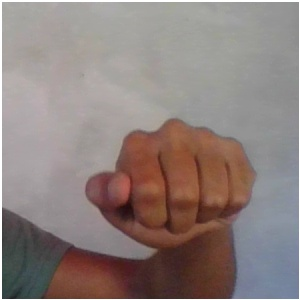
#> input picture thumbnails/down.jpg, 300 x 300 px, given in place of the camera
$ python gather_images.py
#> lines starting #> are read from the running program, lines starting #| are printed output that depends on the picture; after the words box and inside, x2 and y2 are one past the last pixel; in counts of white or black regions, pixels touching at a corner belong together
import cv2
import os
import numpy as np

print("Enter the label name:- up, down, left,right,none")
label_name = input("Enter the label name:-")
#> the answer given: thumbnails/down.jpg
num_samples = int(input("Enter the number of samples:- "))
#> the answer given: 3

IMG_SAVE_PATH = 'train_images'
IMG_CLASS_PATH = os.path.join(IMG_SAVE_PATH, label_name)

def preprocess_image(img):
    blur = cv2.GaussianBlur(img,(3,3),0)
    hsv = cv2.cvtColor(blur, cv2.COLOR_BGR2HSV)

    mask = cv2.inRange(hsv,np.array([2,0,0]),np.array([20,255,255]))
    kernel = np.ones((5,5))

    # Apply morphological transformations to filter out the background noise
    dilation = cv2.dilate(mask, kernel, iterations=1)
    # erosion = cv2.erode(dilation, kernel, iterations=1)

    # Apply Gaussian Blur and Threshold
    # filtered = cv2.GaussianBlur(mask, (3, 3), 0)
    ret, thresh = cv2.threshold(dilation, 70, 255, cv2.THRESH_BINARY)

    return thresh

def p2(img):
    kernel = np.ones((5,5),np.uint8)

    frame2 = cv2.cvtColor(img, cv2.COLOR_BGR2HLS)
    lb = np.array([0,77,0])
    ub = np.array([255,255,255])
    mask = cv2.inRange(frame2, lb, ub)
    opening = cv2.morphologyEx(mask, cv2.MORPH_OPEN, kernel)
    img = cv2.cvtColor(opening,cv2.COLOR_BGR2RGB)
    return img

try:
    os.mkdir(IMG_SAVE_PATH)
except FileExistsError:
    pass
try:
    os.mkdir(IMG_CLASS_PATH)
except FileExistsError:
    print("{} directory already exists.".format(IMG_CLASS_PATH))
    print("All images gathered will be saved along with existing items in this folder")

cap = cv2.VideoCapture(0)

start = False
count = 0

while True:
    ret, frame = cap.read()
#> frame is the input picture: shape (300, 300, 3); mean B, G, R 125.1, 128.3, 141.5
    if not ret:
        continue

    if count == num_samples:
        break

    frame = cv2.flip(frame,1)
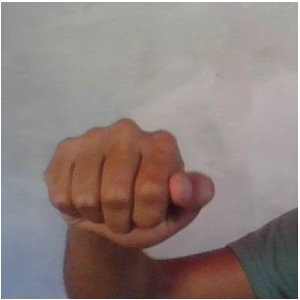
#> frame: shape (300, 300, 3); mean B, G, R 125.1, 128.3, 141.5
    cv2.rectangle(frame, (300, 50), (600, 350), (255, 255, 255), 2)
#> frame: shape (300, 300, 3); 0.21% of pixels changed, all inside (x1, y1, x2, y2) = (299, 50, 300, 300)
    # thresh = preprocess_image(frame)

    if start:
        roi = frame[50:350, 300:600]
        save_path = os.path.join(IMG_CLASS_PATH, '{}.jpg'.format(count + 1))
        cv2.imwrite(save_path, roi)
        count += 1

    font = cv2.FONT_HERSHEY_SIMPLEX
    cv2.putText(frame, "Collecting {}".format(count),
            (5, 50), font, 0.7, (0, 255, 255), 2, cv2.LINE_AA)
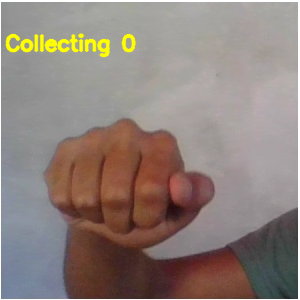
#> frame: shape (300, 300, 3); mean B, G, R 123.2, 129.5, 142.8

    # p2img = p2(frame)
    # cv2.imshow("p2",p2img)
    # cv2.imshow("thresh",thresh)
    cv2.imshow("Collecting images", frame)

    k = cv2.waitKey(10)
#> (key q is pressed here)
    if k == ord('a'):
        start = not start

    if k == ord('q'):
        break

print("\n{} image(s) saved to {}".format(count, IMG_CLASS_PATH))
cap.release()
cv2.destroyAllWindows()

$ run again, on thumbnails/left.jpg
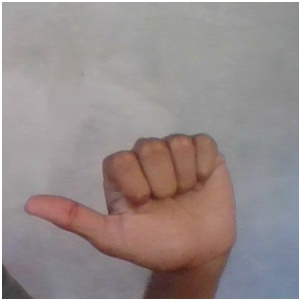
#> input picture thumbnails/left.jpg, 300 x 300 px, given in place of the camera
#> frame is the input picture: shape (300, 300, 3); mean B, G, R 138.5, 139.6, 150
#> `frame = cv2.flip(frame,1)`:
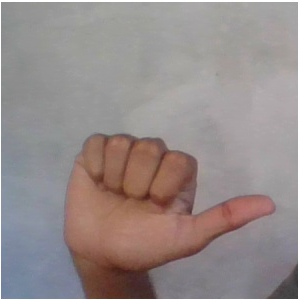
#> frame: shape (300, 300, 3); mean B, G, R 138.5, 139.6, 150
#> `cv2.putText(frame, "Collecting {}".format(count), (5, 50), font, 0.7, ..`:
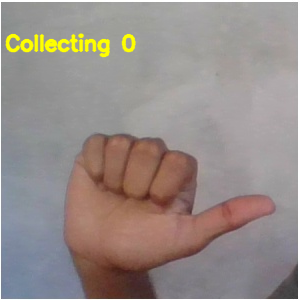
#> frame: shape (300, 300, 3); mean B, G, R 136.6, 140.9, 151.3

$ run again, on thumbnails/right.jpg
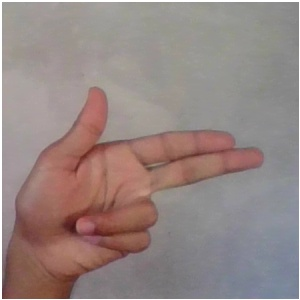
#> input picture thumbnails/right.jpg, 300 x 300 px, given in place of the camera
#> frame is the input picture: shape (300, 300, 3); mean B, G, R 131.1, 134, 149.6
#> `frame = cv2.flip(frame,1)`:
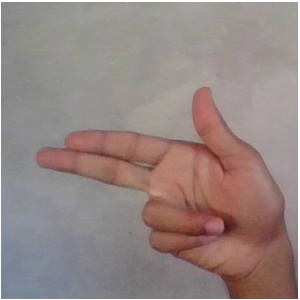
#> frame: shape (300, 300, 3); mean B, G, R 131.1, 134, 149.6
#> `cv2.putText(frame, "Collecting {}".format(count), (5, 50), font, 0.7, ..`:
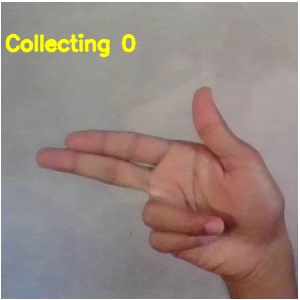
#> frame: shape (300, 300, 3); mean B, G, R 129.3, 135.4, 151

$ run again, on thumbnails/up.jpg
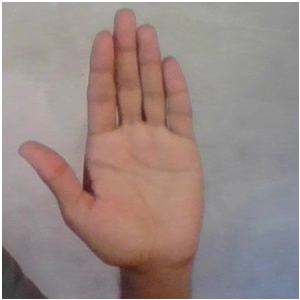
#> input picture thumbnails/up.jpg, 300 x 300 px, given in place of the camera
#> frame is the input picture: shape (300, 300, 3); mean B, G, R 133.1, 136.8, 153.6
#> `frame = cv2.flip(frame,1)`:
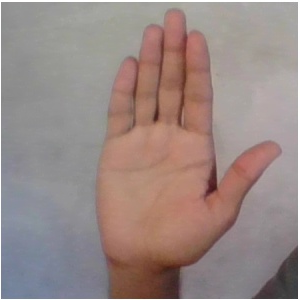
#> frame: shape (300, 300, 3); mean B, G, R 133.1, 136.8, 153.6
#> `cv2.putText(frame, "Collecting {}".format(count), (5, 50), font, 0.7, ..`:
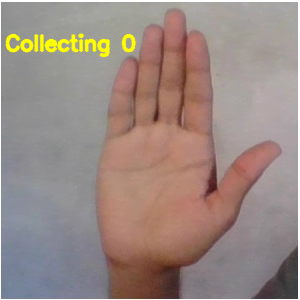
#> frame: shape (300, 300, 3); mean B, G, R 131.2, 138, 154.9
